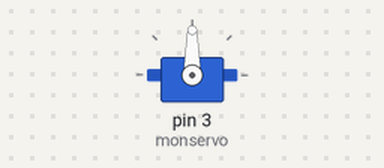
Simulated run of this sketch. Board: Arduino Uno, built with avr-gcc and run on an emulated ATmega328P. Shown: servo.

Above: at 0.1 s.
At 2.1 s:
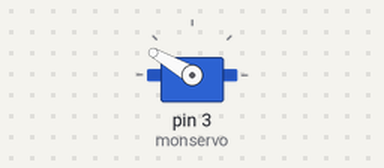
Timing chart, 0 to 3.6 s (numbered marks = the images above):
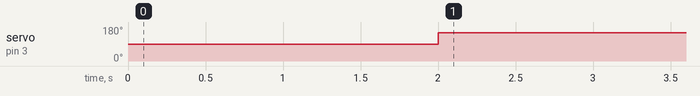

The sketch:

spider_calib.ino.ino
```cpp
/*
 * RedOhm
 *
 *
 * Positionne un servomoteur à son centre
 *              donc à 90°
 *
 * Le 06/12/2016
 * H.Mazelin
 */


// Cette librairie permet à une carte Arduino de contrôler des servomoteurs
#include <Servo.h>

// Crée un objet de type "Servo", nommé -> monservo
Servo monservo;

// le bouton est connecté à la broche 2 de la carte Arduino
const int bouton=2;
// Variable qui enregistre l'état du bouton
int etatdubouton;

/*
 * Un programme Arduino doit impérativement contenir cette fonction .
 * Elle ne sera exécuter une seule fois au démarrage du microcontroleur
 * Elle sert à configurer globalement les entrées sorties
 *
 */


void setup() {


//le bouton est une entrée
 // pinMode(bouton,INPUT);
//on initialise l'état du bouton comme "relaché"
  etatdubouton=LOW;

}

/*
 *Le programme principal s’exécute par une boucle infinie appelée Loop ()
 *
 */


void loop() {

// lecture de l'etat du bouton
// etatdubouton=digitalRead(bouton);

//test si le bouton a un niveau logique HAUT
//if (etatdubouton == HIGH)
//{
// associe le servomoteur a la broche 3
   monservo.attach(3);
// Positionne mon servomteur a 90
   //monservo.write(30);
   delay(1000);
   //monservo.write(90);
   delay(1000);
   monservo.write(150);
   delay(1000);

// Réalise une pause dans l'exécution du programme pour une durée
// de 20 millisecondes
// permettant au servomteur d'atteindre sa position
   delay(20);
//}

//else
//{

// Dissocie la variable monservo de sa broche
// monservo.detach();

//}


}
```

Measured:
- by itself, servo on pin 3 (monservo): 90° → 150° at 2.0 s
